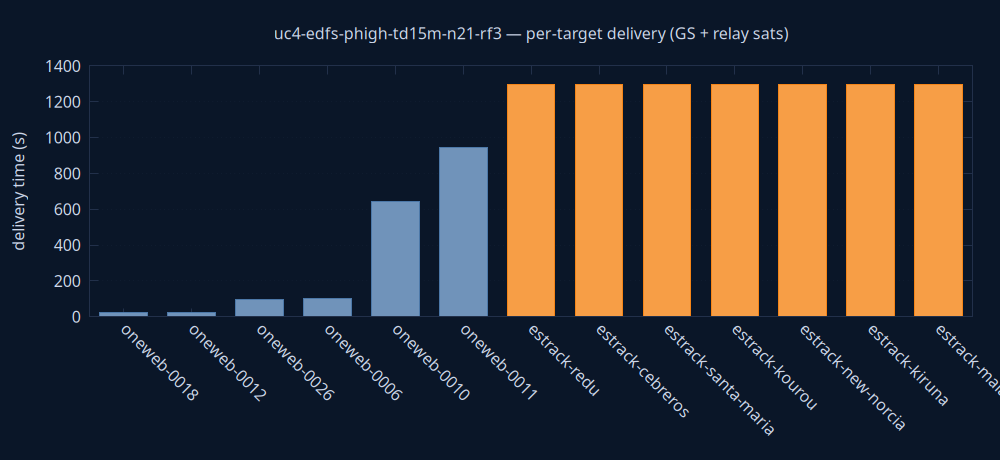

Write gnuplot code to recreate this figure.
set terminal pngcairo size 1000,460 background rgb '#0a1628'
set output 'delivery.png'
set style fill solid 0.8
set boxwidth 0.7 relative
set border lc rgb '#22304a'
set grid ytics lc rgb '#22304a'
set yrange [0:*]
set ylabel 'delivery time (s)' textcolor rgb '#cdd7ea'
set xtics rotate by -45 textcolor rgb '#cdd7ea'
set ytics textcolor rgb '#cdd7ea'
set title 'uc4-edfs-phigh-td15m-n21-rf3 — per-target delivery (GS + relay sats)' textcolor rgb '#cdd7ea'
plot 'delivery.dat' using 0:2:3:xtic(1) with boxes lc rgb variable notitle
